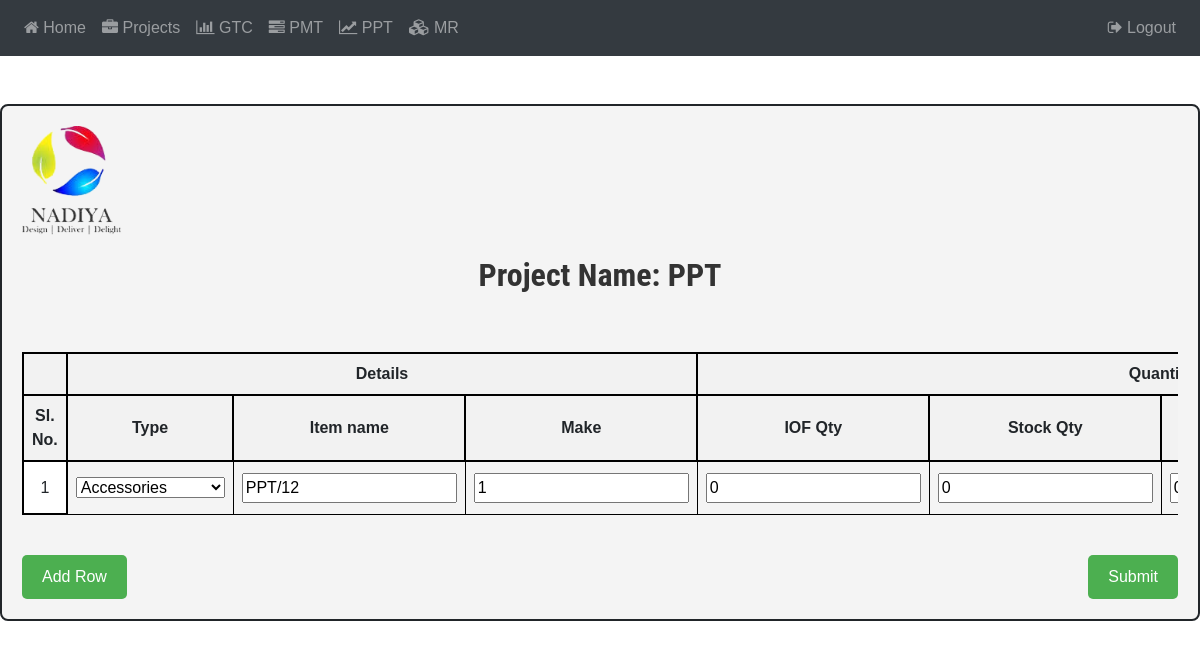
Screenshot of /stock (signed in) with the database file from the repository.
### website/models.py (models this page shows)
class User(db.Model, UserMixin):
    id = db.Column(db.Integer, primary_key=True)
    email = db.Column(db.String(150), unique=True)
    password = db.Column(db.String(150))
    first_name = db.Column(db.String(150))
    rid = db.Column(db.String(150))
    p_type = db.Column(db.String(50))

class Stock(db.Model):
    id = db.Column(db.Integer, primary_key=True)
    menu = db.Column(db.String(50), nullable=False)
    item = db.Column(db.String(100), nullable=False)
    make = db.Column(db.String(100), nullable=False)
    unit = db.Column(db.Integer, nullable=False)
    iof = db.Column(db.Integer, nullable=False)
    stock = db.Column(db.Integer, nullable=False)
    cumulative = db.Column(db.Integer, nullable=False)
    date1 = db.Column(db.String(50), nullable=False)
    remarks1 = db.Column(db.String(255))
    date2 = db.Column(db.String(50), nullable=False)
    remarks2 = db.Column(db.String(255))
    user_id = db.Column(db.Integer, db.ForeignKey('user.id'), nullable=False)
    user = db.relationship('User', backref=db.backref('stocks', lazy=True))

### website/views.py (the view)
@views.route('/stock')
@login_required
def stock():
    products = Stock.query.filter_by(user_id=current_user.id).all()
    email = current_user.email
    return render_template('stock.html', products=products,email = email)

### website/__init__.py (called while the page is built)
def create_app():
    app = Flask(__name__)
    app.config['SECRET_KEY'] = '123!@#$%^&*'
    app.config['SQLALCHEMY_DATABASE_URI'] = f'sqlite:///{DB_NAME}'
    db.init_app(app)
    from .views import views
    from .auth import auth
    app.register_blueprint(views, url_prefix='/')
    app.register_blueprint(auth, url_prefix='/')
    from .models import User
    with app.app_context():
        db.create_all()
    app.jinja_env.globals.update(enumerate=enumerate)
    app.jinja_env.globals.update(str=str)
    app.jinja_env.globals.update(int=int)
    login_manager = LoginManager()
    login_manager.login_view = 'auth.login'
    login_manager.init_app(app)
    @login_manager.user_loader
    def load_user(id):
        return User.query.get(int(id))
    return app

### website/templates/stock.html (shortened to what this page needs)
<!DOCTYPE html>
<html lang="en">
<head>
    <link rel="stylesheet" href="https://stackpath.bootstrapcdn.com/bootstrap/4.4.1/css/bootstrap.min.css"
/>
    <link rel="stylesheet" href="https://stackpath.bootstrapcdn.com/font-awesome/4.7.0/css/font-awesome.min.css"
/>
</head>
<body>
   <nav class="navbar navbar-expand-lg navbar-dark bg-dark">
    <div class="collapse navbar-collapse" id="navbar">
      <div class="navbar-nav">
        <a class="nav-item nav-link" id="home" href="/"><i class="fa fa-home"></i> Home</a>
        <a class="nav-item nav-link" id="all" href="/all"><i class="fa fa-briefcase"></i> Projects</a>
        <a class="nav-item nav-link" id="gantt" href="/gantt"><i class="fa fa-bar-chart"></i> GTC</a>
        <a class="nav-item nav-link" id="pmt" href="/pmt"><i class="fa fa-tasks"></i> PMT</a>
        <a class="nav-item nav-link" id="ppt" href="/ppt"><i class="fa fa-line-chart"></i> PPT</a>
        <a class="nav-item nav-link" id="stock" href="/stock"><i class="fa fa-cubes"></i> MR</a>
      </div>
      <div class="navbar-nav ml-auto">
        <a class="nav-item nav-link" id="logout" href="/logout"><i class="fa fa-sign-out"></i> Logout</a>
      </div>
    </div>
  </nav>
    <br> <br>
<div class="container">
    <form action="/add_stock" method="POST">
        <div class="header">
            <img src="{{ url_for('static', filename='logo.png') }}" alt="Logo" width="100">
        </div>
        <div class="pname">
            <h2><strong>Project Name: {{ email }}</strong></h2>
        </div>
        <br><br>
        <div class="table-container">
            <table>
                <thead>
                    <tr>
                        <th colspan = "1"></th>
                        <th colspan = "3"> Details </th>
                        <th colspan = "4"> Quantity </th>
                    </tr>
                <tr>
                    <th>Sl. No.</th>
                        <th>Type</th>
                        <th>Item name</th>
                        <th>Make</th>
                        <th>IOF Qty</th>
                        <th>Stock Qty</th>
                        <th>Requisition Quantity</th>
                </tr>
                </thead>
                <tbody id="productTableBody">
                {% for product in products %}
                {% if product.item %}
                <tr data-product-id="{{ product.id }}">
                    <td>{{ loop.index }}</td>
                    <td>
                        <select name="menu[]">
                            <option value="Accessories" {% if product.menu == 'Accessories' %}selected{% endif %}>Accessories</option>
                        </select>
                    </td>
                    <td><input type="text" name="item[]" value="{{ product.item }}"></td>
                    <td><input type="text" name="make[]" value="{{ product.make }}"></td>
                    <td><input type="number" name="iof[]" value="{{ product.iof }}"></td>
                    <td><input type="number" name="stock[]" value="{{ product.stock }}"></td>
                    <td><input type="number" name="unit[]" value="{{ product.unit }}"></td>
                </tr>
                {% endif %}
                {% endfor %}
                </tbody>
            </table>
        </div>
        <div class="button-container">
            <div class="button">
                <button type="button" onclick="addRow()">Add Row</button>
            </div>
            <div class="button">
                <button type="submit">Submit</button>
            </div>
        </div>
    </form>
</div>
<br> <br>
</body>
</html>

### website/templates/stock.html (style rules this page uses)
body { font-family: sans-serif; margin: 0; padding: 0; }
.container { max-width: 1200px; margin: auto; padding: 20px; background: #f4f4f4; border-radius: 8px; border: 2px solid; overflow: hidden; }
.header { display: flex; justify-content: space-between; align-items: center; margin-bottom: 20px; }
.pname { text-align: center; font-size: 24px; font-family: 'Roboto Condensed', sans-serif; margin-bottom: 10px; color: #333; }
table { width: 100%; border-collapse: collapse; margin-bottom: 20px; border: 2px solid black; padding: 8px; text-align: center; }
.table-container { max-height: 345px; overflow-y: auto; overflow-x: auto; }
table, th, td { border: 1px solid black; padding: 8px; text-align: left; }
th { background-color: #f2f2f2; position: sticky; top: 0; z-index: 2; border: 2px solid black; padding: 8px; text-align: center; }
th:first-child { left: 0; z-index: 3; background-color: #f2f2f2; border: 2px solid black; padding: 8px; text-align: center; }
td:first-child { position: sticky; left: 0; background-color: white; z-index: 1; border: 2px solid black; padding: 8px; text-align: center; }
.button-container { display: flex; justify-content: space-between; align-items: center; margin-top: 20px; }
.button { text-align: center; }
.button button { padding: 10px 20px; background-color: #4CAF50; color: white; border: none; border-radius: 5px; cursor: pointer; }

### rows the page displays
User: email "PPT"
Stock: menu "Accessories", item "PPT/12", make "1", iof "0", stock "0", unit "0"
